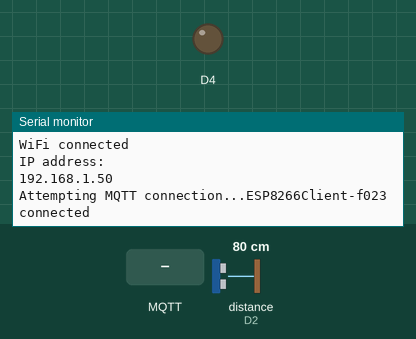
This sketch was run on a simulated ESP8266 (NodeMCU). On the bench: output pins drawn as LEDs (lit = HIGH), the last lines printed to the serial monitor. Wiring (inferred from the names in the program): ultrasonic range finder: trigger D1; echo D2. Inputs (shaded band) come from the test bench; at power-on: distance to the obstacle (sensor on D2) 80 cm. The echo pulse lasts 58.3 µs per cm; WiFi joins after 1.5 s; servers stay silent unless stated; random numbers use the default seed unless the sketch sets one; no MQTT or app messages arrive unless stated; pins used as bus, display or sensor lines are not drawn.

Above: at 2.7 s.
2.8 s: MQTT message "1" arrives on the first subscribed topic
At 4.0 s:
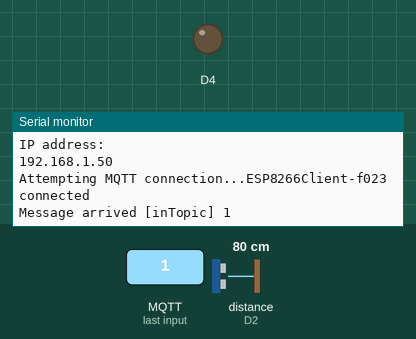
4.3 s: MQTT message "on" arrives on the first subscribed topic
At 5.3 s:
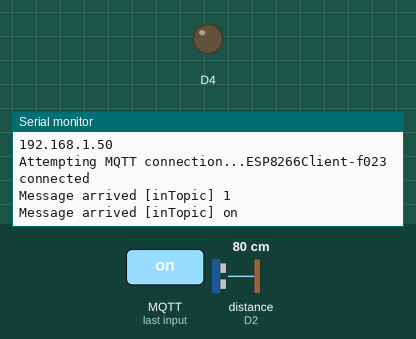
5.8 s: MQTT message "off" arrives on the first subscribed topic
At 6.4 s:
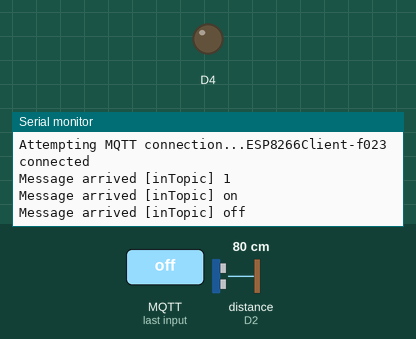

Measured:
- after the input at 2.8 s, the serial monitor: prints a new line at once (image 1)
- after the input at 4.3 s, the serial monitor: prints a new line at once (image 2)
- after the input at 5.8 s, the serial monitor: prints a new line at once (image 3)

The sketch:

IoTandApplication_MQTT_Json.ino
```cpp
#include <ESP8266WiFi.h>
#include <PubSubClient.h>

//Wifi and mqtt_broker
const char* ssid = "IoT-LAB";
const char* password = "Vtnet@1812";
const char* mqtt_server = "171.244.173.204";

WiFiClient espClient;
PubSubClient client(espClient);
unsigned long lastMsg = 0;
#define MSG_BUFFER_SIZE (100)

// waste1
char waste1[MSG_BUFFER_SIZE];
String state1;
int cap1 = 0;
float long1 = 105.8492;
float lat1 = 21.02664;

// waste2
char waste2[MSG_BUFFER_SIZE];
int cap2 = 15;
String state2;
float long2 = 105.8478;
float lat2= 21.02926;

// waste3
char waste3[MSG_BUFFER_SIZE];
int cap3 = 25;
String state3;
float long3 = 105.84998;
float lat3 = 21.028;

// waste4
char waste4[MSG_BUFFER_SIZE];
int cap4 = 60;
String state4;
float long4 = 105.85;
float lat4 = 21.02985;

// waste5
char waste5[MSG_BUFFER_SIZE];
int cap5 = 75;
String state5;
float long5 = 105.851;
float lat5 = 21.0308;

// waste6
char waste6[MSG_BUFFER_SIZE];
int cap6 = 99;
String state6;
float long6 = 105.8489;
float lat6 = 21.03051;

// wasteBin
const int trigPin = D1;
const int echoPin = D2;
long duration;
float distance;
int capacity;
float deepOfWaste = 20;
//////////

void setup_wifi() {

  delay(10);
  // We start by connecting to a WiFi network
  Serial.println();
  Serial.print("Connecting to ");
  Serial.println(ssid);

  WiFi.mode(WIFI_STA);
  WiFi.begin(ssid, password);

  while (WiFi.status() != WL_CONNECTED) {
    delay(500);
    Serial.print(".");
  }

  randomSeed(micros());

  Serial.println("");
  Serial.println("WiFi connected");
  Serial.println("IP address: ");
  Serial.println(WiFi.localIP());
}

void callback(char* topic, byte* payload, unsigned int length) {
  Serial.print("Message arrived [");
  Serial.print(topic);
  Serial.print("] ");
  for (int i = 0; i < length; i++) {
    Serial.print((char)payload[i]);
  }
  Serial.println();
  }

void reconnect() {
  // Loop until we're reconnected
  while (!client.connected()) {
    Serial.print("Attempting MQTT connection...");
    // Create a random client ID
    String clientId = "ESP8266Client-";
    clientId += String(random(0xffff), HEX);
    Serial.println(clientId);
    // Attempt to connect
    if (client.connect(clientId.c_str())) {
      Serial.println("connected");
      // Once connected, publish an announcement...
      client.publish("outTopic", "hello world");
      // ... and resubscribe
      client.subscribe("inTopic");
    } else {
      Serial.print("failed, rc=");
      Serial.print(client.state());
      Serial.println(" try again in 5 seconds");
      // Wait 5 seconds before retrying
      delay(5000);
    }
  }
}


void setup() {
  pinMode(BUILTIN_LED, OUTPUT);     // Initialize the BUILTIN_LED pin as an output
  Serial.begin(115200);
  setup_wifi();
  client.setServer(mqtt_server, 1884);
  client.setCallback(callback);

    // wasteBin
  pinMode(trigPin, OUTPUT); // Sets the trigPin as an Output
  pinMode(echoPin, INPUT); // Sets the echoPin as an Input
  //////////////
}

void loop() {

  if (!client.connected()) {
    reconnect();
  }
  client.loop();

  // wasteBin
digitalWrite(trigPin, LOW);
delayMicroseconds(2);

// Sets the trigPin on HIGH state for 10 micro seconds
digitalWrite(trigPin, HIGH);
delayMicroseconds(10);
digitalWrite(trigPin, LOW);
// Reads the echoPin, returns the sound wave travel time in microseconds
duration = pulseIn(echoPin, HIGH);

// Calculating the distance
distance= duration*0.034/2;

if (distance >= 560){
  distance = 0;
}
else if (distance > deepOfWaste && distance < 560){
  distance = deepOfWaste;
}
capacity = 100 - (distance/deepOfWaste)*100;

  unsigned long now = millis();

  if (now - lastMsg > 3000) {
    lastMsg = now;
    cap1++;
    cap2++;
    cap3++;
    cap4+=3;
    cap5+=5;
    cap6+=10;

    if(cap1 > 100){
      cap1 = 0;
    }
    if(cap2 > 100){
      cap2 = 0;
    }
    if(cap3 > 100){
      cap3 = 0;
    }
    if(cap4 > 100){
      cap4 = 0;
    }
    if(cap5 > 100){
      cap5 = 0;
    }
    if(cap6 > 100){
      cap6 = 0;
    }


    snprintf (waste1, MSG_BUFFER_SIZE," { \"latitude\": \"%f\",\"longtitude\": \"%f\",  \"capacity\": \"%d\", \"state\" :\"%s\"} " ,lat1,long1,cap1,"open");
    client.publish("wasteManagement/waste1", waste1);
    client.subscribe("wasteManagementCode/waste1");


    snprintf (waste2, MSG_BUFFER_SIZE," { \"latitude\": \"%f\",\"longtitude\": \"%f\",  \"capacity\": \"%d\", \"state\" :\"%s\"} " ,lat2,long2,cap2,"open");
    client.publish("wasteManagement/waste2", waste2);
    client.subscribe("wasteManagementCode/waste2");

    snprintf (waste3, MSG_BUFFER_SIZE," { \"latitude\": \"%f\",\"longtitude\": \"%f\",  \"capacity\": \"%d\", \"state\" :\"%s\"} " ,lat3,long3,cap3,"open");
    client.publish("wasteManagement/waste3", waste3);
    client.subscribe("wasteManagementCode/waste3");

    snprintf (waste4, MSG_BUFFER_SIZE," { \"latitude\": \"%f\",\"longtitude\": \"%f\",  \"capacity\": \"%d\", \"state\" :\"%s\"} " ,lat4,long4,cap4,"open");
    client.publish("wasteManagement/waste4", waste4);
    client.subscribe("wasteManagementCode/waste3");

    snprintf (waste5, MSG_BUFFER_SIZE," { \"latitude\": \"%f\",\"longtitude\": \"%f\",  \"capacity\": \"%d\", \"state\" :\"%s\"} " ,lat5,long5,cap5,"open");
    client.publish("wasteManagement/waste5", waste5);
    client.subscribe("wasteManagementCode/waste5");

    snprintf (waste6, MSG_BUFFER_SIZE," { \"latitude\": \"%f\",\"longtitude\": \"%f\",  \"capacity\": \"%d\", \"state\" :\"%s\"} " ,lat6,long6,cap6,"open");
    client.publish("wasteManagement/waste6", waste6);
    client.subscribe("wasteManagementCode/waste6");
  }
}
```
